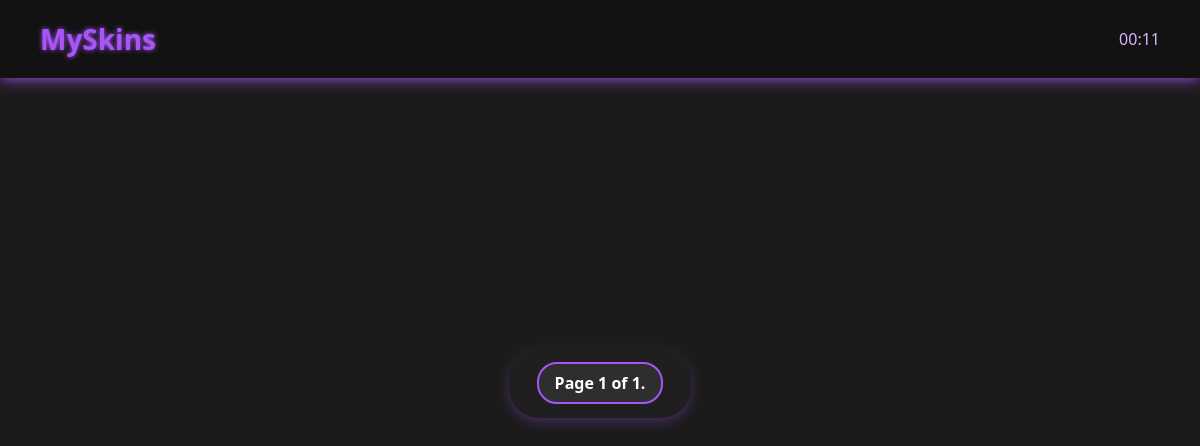
/lenta/, run on an earlier commit of the app's database.
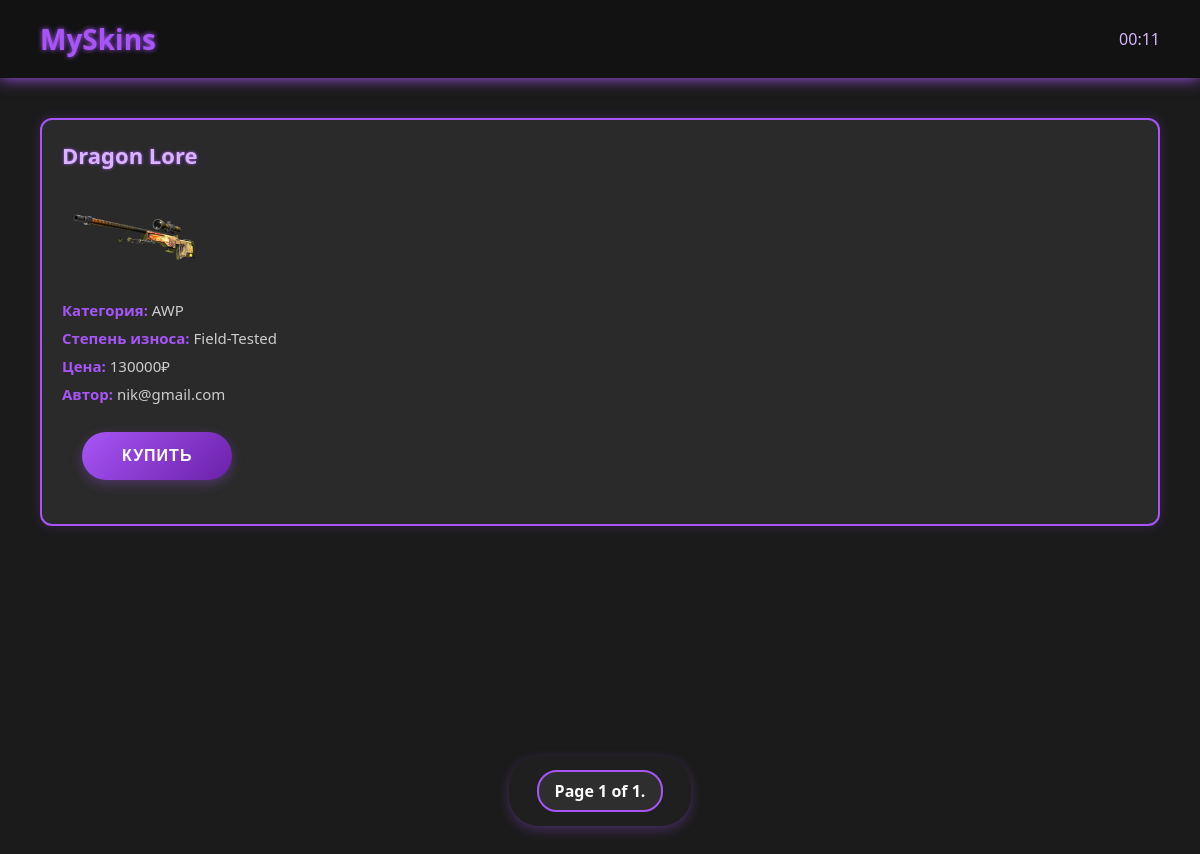
And on a later commit of the database.
### blog/models.py (models this page shows, shortened)
class Post(models.Model):
    category = models.CharField(max_length=30)
    nameteg = models.CharField(max_length=50)
    Degree = models.CharField(max_length=30)
    body = models.IntegerField()
    author = models.ForeignKey(MyUser, on_delete=models.CASCADE)  # Поле автора!
    publish = models.DateTimeField(default=timezone.now)
    created = models.DateTimeField(auto_now_add=True)
    class Meta:
        ordering = ['-publish']
        indexes = [
            models.Index(fields=['-publish']),
        ]

### regist/models.py (models this page shows, shortened)
class MyUser(AbstractUser):
    email = models.EmailField(unique=True)
    USERNAME_FIELD = 'email'           # логин по email
    REQUIRED_FIELDS = ['username']     # username всё ещё обязателен (можно убрать, если переопределить)

### lenta/views.py (the view)
# urls.py: path("lenta/",leviews.scrol,name = "lenta"),
def scrol(request):
    icons = {"Dragon Lore": 'img/240fx152f.png', "Safari Mesh": 'img/360fx360f.png'}
    post_list = Post.objects.all()
    paginator = Paginator(post_list,3)
    page_number = request.GET.get("page",1)
    page_obj = paginator.get_page(page_number)
    for skin in page_obj:
        skin.icon = icons.get(skin.nameteg.strip(),'img/default.png')
    for i in page_obj:
        print(i.icon)
    return render(request,'shop/market.html',{'page_obj': page_obj})

### templates/shop/market.html (shortened to what this page needs)
<!DOCTYPE html>
{% load static %}
<html lang="ru">
<head>
</head>
<body>
<header>
    <div class="logo">MySkins</div>
    <div class="datetime">{% now 'H:i' %}</div>
</header>
<main>
    <div class="scrol">
        {% for item in page_obj %}
        <div class="skin-item">
            <h3>{{ item.nameteg }}</h3>
            <img src="/static/{{ item.icon }}" width="150">
            <p><strong>Категория:</strong> {{ item.category }}</p>
            <p><strong>Степень износа:</strong> {{ item.Degree }}</p>
            <p><strong>Цена:</strong> {{ item.body }}₽</p>
            <p><strong>Автор:</strong> {{ item.author.username }}</p>
            <div class = "button-buy">
                <a href = "{% url 'buy' %}" >Купить</a>
            </div>
        </div>
        {% endfor %}
    </div>
    <div class = "paginatation">
            <span class = "step">
                <span class = "current">
                    Page {{ page_obj.number }} of {{ page_obj.paginator.num_pages }}.
                </span>
            </span>
    </div>
</main>
</body>
</html>

What changed in the data, as far as the page shows it:
added Post: nameteg "Dragon Lore", category "AWP", Degree "Field-Tested", body "130000", author.username "nik@gmail.com"
